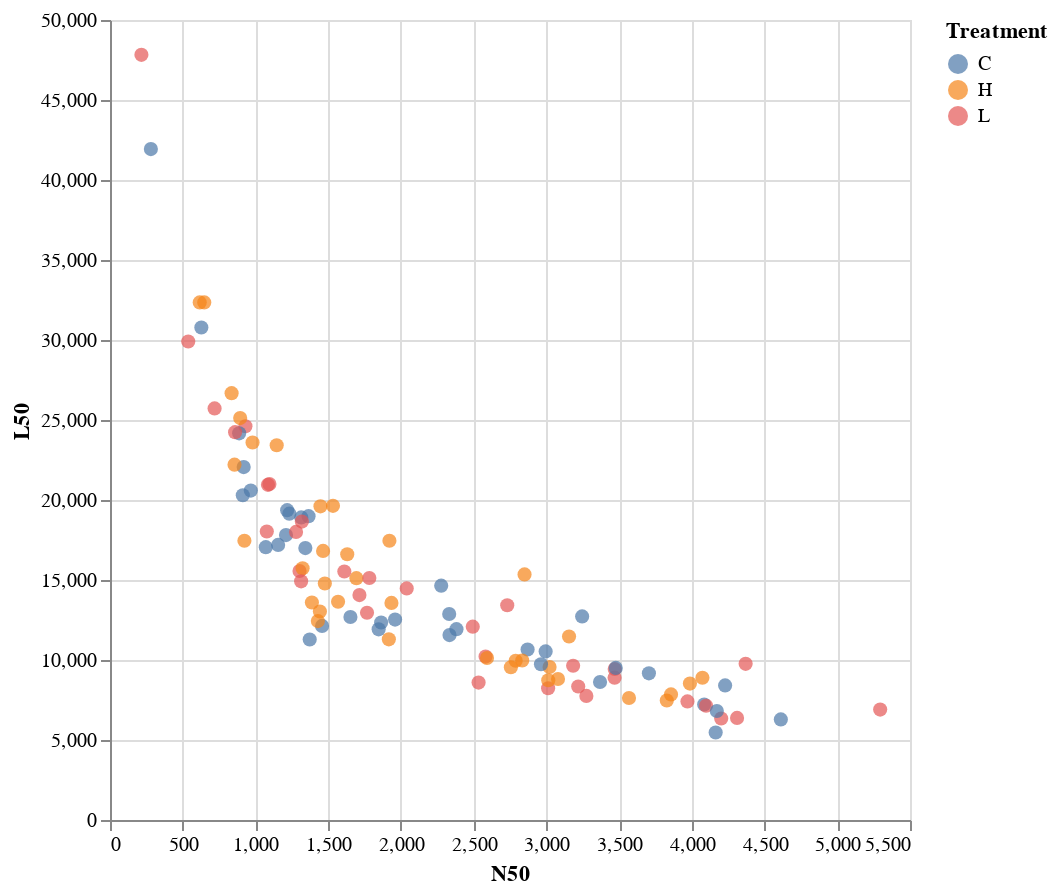

Notebook code for this chart:
### Code cell
alt.Chart(asm_stats.reset_index()).mark_circle(size=si_var, opacity=op_var).encode(
    x="N50", y="L50", color="Treatment",
    tooltip=["sample_id","Contigs","Assembly size (Mbp)", "N50","L50", "N_Predicted_Genes", "Group"]
).add_params(
    op_var, si_var,
).properties(width=400, height=400)
